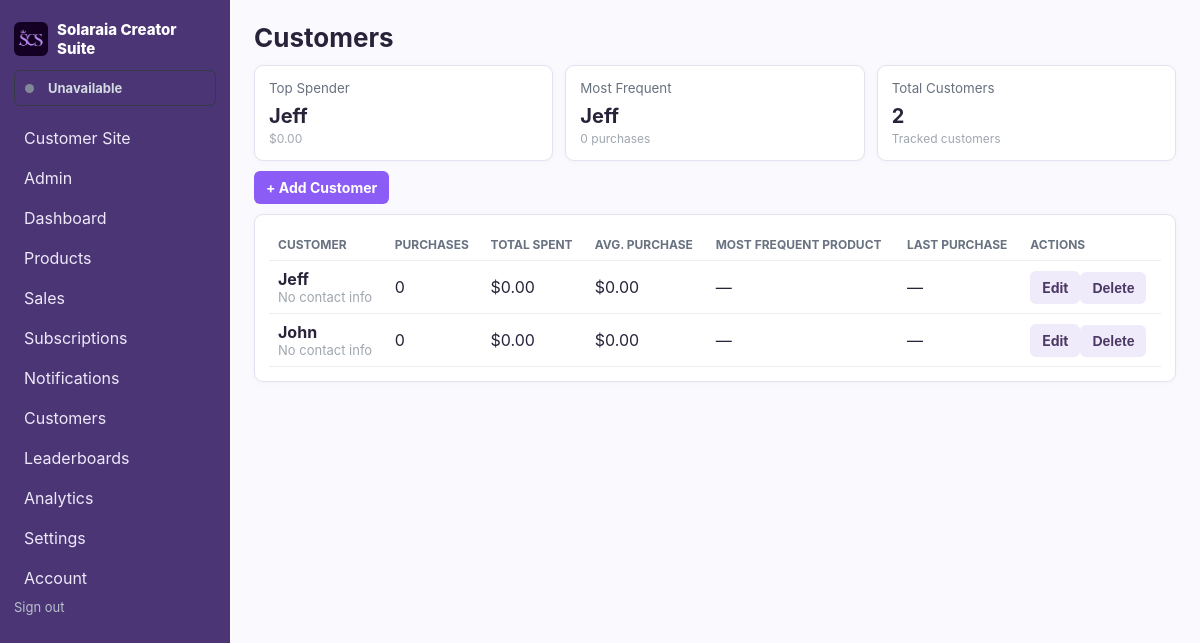
Screenshot of /customers (signed in) with the database file from the repository.
### models.py (models this page shows)
class CreatorAccount(db.Model):
    __tablename__ = 'creator_account'
    id = db.Column(db.Integer, primary_key=True)
    username = db.Column(db.String(64), nullable=False, unique=True)
    email = db.Column(db.String(255), nullable=False, unique=True)
    display_name = db.Column(db.String(120))
    bio = db.Column(db.Text)
    profile_image = db.Column(db.String(255))
    is_active = db.Column(db.Boolean, nullable=False, default=False)
    password_hash = db.Column(db.String(255), nullable=False)
    is_admin = db.Column(db.Boolean, nullable=False, default=False)
    is_approved = db.Column(db.Boolean, nullable=False, default=False)
    stripe_account_id = db.Column(db.String(255), unique=True)
    stripe_customer_id = db.Column(db.String(255))
    stripe_subscription_id = db.Column(db.String(255))
    stripe_subscription_checkout_session_id = db.Column(db.String(255))
    stripe_subscription_status = db.Column(db.String(40), nullable=False, default='inactive')
    stripe_subscription_period_end = db.Column(db.DateTime)
    subscription_exempt = db.Column(db.Boolean, nullable=False, default=False)
    stripe_charges_enabled = db.Column(db.Boolean, nullable=False, default=False)
    stripe_details_submitted = db.Column(db.Boolean, nullable=False, default=False)
    accepting_orders = db.Column(db.Boolean, nullable=False, default=False)
    banner_notifications = db.Column(db.Boolean, nullable=False, default=True)
    email_notifications = db.Column(db.Boolean, nullable=False, default=False)
    disable_content_contact = db.Column(db.Boolean, nullable=False, default=False)
    created_at = db.Column(db.DateTime, default=datetime.utcnow, nullable=False)
    version_id = db.Column(db.Integer, nullable=False, default=1)
    __table_args__ = (
        db.Index('uq_creator_stripe_customer_id', 'stripe_customer_id', unique=True),
        db.Index('uq_creator_stripe_subscription_id', 'stripe_subscription_id', unique=True),
    )
    __mapper_args__ = {'version_id_col': version_id}

class Customer(db.Model):
    id = db.Column(db.Integer, primary_key=True)
    owner_id = db.Column(db.Integer, db.ForeignKey('creator_account.id'), nullable=False)
    name = db.Column(db.String(160), nullable=False)
    email = db.Column(db.String(160))
    username = db.Column(db.String(160))
    contact_number = db.Column(db.String(40))
    notes = db.Column(db.Text)
    created_at = db.Column(db.DateTime, default=datetime.utcnow)
    version_id = db.Column(db.Integer, nullable=False, default=1)
    __table_args__ = (db.Index('ix_customer_owner_name', 'owner_id', 'name'),)
    __mapper_args__ = {'version_id_col': version_id}
    sales = db.relationship('Sale', backref='customer', lazy=True)
    leaderboard_entries = db.relationship('LeaderboardEntry', back_populates='customer', cascade='all, delete-orphan', lazy=True)
    service_subscriptions = db.relationship('ServiceSubscription', back_populates='customer', lazy=True)

### app.py (the view)
@app.route('/customers')
def customers():
    customers_query = db.session.query(Customer, func.count(Sale.id).label('purchase_count'),
        func.coalesce(func.sum(Sale.total_amount), 0).label('total_spent'),
        func.coalesce(func.avg(Sale.total_amount), 0).label('average_spent'),
        func.max(Sale.sale_date).label('last_purchase')
    ).outerjoin(Sale, (Customer.id == Sale.customer_id) & (Sale.owner_id == g.creator.id)).filter(
        Customer.owner_id == g.creator.id
    ).group_by(Customer.id).order_by(Customer.name)
    pagination = customers_query.paginate(
        page=max(request.args.get('page', 1, type=int), 1), per_page=50, error_out=False
    )
    rows = pagination.items
    customer_ids = [row[0].id for row in rows]
    favorite_rows = db.session.query(
        Sale.customer_id, Product.name,
        func.sum(SaleItem.quantity).label('quantity'),
    ).join(SaleItem, SaleItem.product_id == Product.id).join(
        Sale, Sale.id == SaleItem.sale_id
    ).join(Customer, Customer.id == Sale.customer_id).filter(
        Customer.owner_id == g.creator.id, Sale.owner_id == g.creator.id,
        Product.owner_id == g.creator.id,
        Sale.customer_id.in_(customer_ids),
    ).group_by(Sale.customer_id, Product.id, Product.name).order_by(
        Sale.customer_id, func.sum(SaleItem.quantity).desc(), Product.id,
    ).all()
    favorites = {}
    for customer_id, product_name, quantity in favorite_rows:
        favorites.setdefault(customer_id, (product_name, quantity))
    customer_stats = []
    for customer, purchase_count, total_spent, average_spent, last_purchase in rows:
        favorite = favorites.get(customer.id)
        customer_stats.append({'customer': customer, 'purchase_count': purchase_count, 'total_spent': total_spent,
            'average_spent': average_spent, 'last_purchase': last_purchase,
            'favorite_product': favorite[0] if favorite else None,
            'favorite_quantity': favorite[1] if favorite else 0})
    top_spender_row = db.session.query(
        Customer, func.coalesce(func.sum(Sale.total_amount), 0).label('total_spent')
    ).outerjoin(Sale, (Customer.id == Sale.customer_id) & (Sale.owner_id == g.creator.id)).filter(
        Customer.owner_id == g.creator.id
    ).group_by(Customer.id).order_by(func.coalesce(func.sum(Sale.total_amount), 0).desc(), Customer.name).first()
    frequent_customer_row = db.session.query(
        Customer, func.count(Sale.id).label('purchase_count')
    ).outerjoin(Sale, (Customer.id == Sale.customer_id) & (Sale.owner_id == g.creator.id)).filter(
        Customer.owner_id == g.creator.id
    ).group_by(Customer.id).order_by(func.count(Sale.id).desc(), Customer.name).first()
    top_spender = {'customer': top_spender_row[0], 'total_spent': top_spender_row[1]} if top_spender_row else None
    most_frequent = {'customer': frequent_customer_row[0], 'purchase_count': frequent_customer_row[1]} if frequent_customer_row else None
    return render_template(
        'customers/list.html', customers=customer_stats, top_spender=top_spender,
        most_frequent=most_frequent, total_customers=pagination.total,
        pagination=pagination,
        previous_url=url_for('customers', page=pagination.prev_num) if pagination.has_prev else None,
        next_url=url_for('customers', page=pagination.next_num) if pagination.has_next else None,
    )

### app.py (called while the page is built, shortened)
@event.listens_for(Session, 'do_orm_execute')
def scope_creator_queries(execute_state):
    if not execute_state.is_select or not execute_state.is_orm_statement or not has_request_context():
        return
    creator_id = getattr(g, 'creator_id', None)
    if getattr(g, 'is_admin', False):
        return
    if not creator_id or request.endpoint in PUBLIC_ENDPOINTS:
        return
    execute_state.statement = execute_state.statement.options(*(
        with_loader_criteria(model, lambda entity: entity.owner_id == creator_id, include_aliases=True)
        for model in TENANT_MODELS
    ))

@app.before_request
def require_creator():
    creator_id = session.get('creator_id')
    creator = db.session.get(CreatorAccount, creator_id) if creator_id else None
    if creator is None or not creator.is_approved:
        session.clear()
        return redirect(url_for('login', next=request.full_path))
    g.creator = creator
    g.creator_id = creator.id
    g.is_admin = creator.is_admin
    if not creator.is_admin:
        _notify_expired_service_subscriptions(creator.id)
    if request.endpoint and request.endpoint.startswith('admin_') and not creator.is_admin:
        abort(403)
    if not creator.is_admin and not creator.subscription_exempt and creator.stripe_subscription_status not in ACTIVE_SUBSCRIPTION_STATUSES:
        if request.endpoint not in BILLING_ACCESS_ENDPOINTS:
            return redirect(url_for('seller_billing'))

def money(v):
    try: return Decimal(str(v or 0))
    except (InvalidOperation, ValueError, TypeError): return Decimal('0')

### templates/customers/list.html (shortened to what this page needs)
{% extends 'base.html' %}
{% block heading %}Customers{% endblock %}
{% block content %}
<section class="cards customer-stats"><div><small>Top Spender</small><strong>{{top_spender.customer.name if top_spender else "—"}}</strong><span class="muted">{{money(top_spender.total_spent) if top_spender else "$0.00"}}</span></div><div><small>Most Frequent</small><strong>{{most_frequent.customer.name if most_frequent else "—"}}</strong><span class="muted">{{most_frequent.purchase_count if most_frequent else 0}} purchases</span></div><div><small>Total Customers</small><strong>{{total_customers}}</strong><span class="muted">Tracked customers</span></div></section><div class="toolbar"><a class="button" href="{{url_for('customer_new')}}">+ Add Customer</a></div>
<section class="panel table-panel"><div class="table-scroll"><table><thead><tr><th>Customer</th><th>Purchases</th><th>Total Spent</th><th>Avg. Purchase</th><th>Most Frequent Product</th><th>Last Purchase</th><th>Actions</th></tr></thead><tbody>
{% for x in customers %}<tr>
<td><strong>{{x.customer.name}}</strong><div class="muted">{{x.customer.email or x.customer.username or 'No contact info'}}</div>{% if x.customer.contact_number %}<div class="muted">{{x.customer.contact_number}}</div>{% endif %}</td>
<td>{{x.purchase_count}}</td><td>{{money(x.total_spent)}}</td><td>{{money(x.average_spent)}}</td><td>{{x.favorite_product or '—'}}</td>
<td>{{x.last_purchase.strftime('%b %d, %Y') if x.last_purchase else '—'}}</td>
<td class="actions-cell"><a class="button secondary" href="{{url_for('customer_edit',id=x.customer.id)}}">Edit</a>{% if not x.purchase_count %}<form class="inline" method="post" action="{{url_for('customer_delete',id=x.customer.id)}}" onsubmit="return confirm('Delete this customer?')"><input type="hidden" name="version_id" value="{{x.customer.version_id}}"><button class="button secondary danger">Delete</button></form>{% endif %}</td>
</tr>{% else %}<tr><td colspan="7">No customers yet.</td></tr>{% endfor %}
</tbody></table></div></section>
{% endblock %}

### templates/base.html (shortened to what this page needs)
<!doctype html>
<html lang="en">
<head>
	<link rel="stylesheet" href="{{ url_for('static', filename='css/app.css') }}">
</head>
<body>
	<aside>
		<div class="brand"><img src="{{url_for('static', filename='Logo.png')}}" alt=""><span>Solaraia Creator Suite</span></div>
		{% if current_creator %}
		<div class="nav-seller-availability" aria-live="polite">
			<span class="seller-active-dot {{'is-inactive' if not current_creator.is_active else ''}}" aria-hidden="true"></span>
			<span>{{'Available' if current_creator.is_active else 'Unavailable'}}</span>
		</div>
		{% endif %}
		<nav>
			<a href="{{url_for('storefront')}}">Customer Site</a>
			{% if current_creator and current_creator.is_admin %}<a href="{{url_for('admin_dashboard')}}">Admin</a>{% endif %}
			<a href="{{url_for('dashboard')}}">Dashboard</a>
			<a href="{{url_for('products')}}">Products</a>
			<a href="{{url_for('sales')}}">Sales</a>
			<a href="{{url_for('service_subscriptions')}}">Subscriptions</a>
			<a href="{{url_for('notifications')}}">Notifications{% if unread_notifications %} ({{unread_notifications|length}}){% endif %}</a>
			<a href="{{url_for('customers')}}">Customers</a>
			<a href="{{url_for('leaderboards')}}">Leaderboards</a>
			<a href="{{url_for('analytics')}}">Analytics</a>
			<a href="{{url_for('settings')}}">Settings</a>
			<a href="{{url_for('account_settings')}}">Account</a>
		</nav>
		<a class="logout-link" href="{{ url_for('logout') }}">Sign out</a>
	</aside>
	<main>
		<header><h1>{% block heading %}{% endblock %}</h1></header>
		{% block content %}{% endblock %}
	</main>
</body>
</html>

### static/css/app.css (style rules this page uses)
:root { font-family: Inter, system-ui, -apple-system, Segoe UI, sans-serif; color: #20242b; background: #f5f6f8; }
* { box-sizing: border-box; }
body { margin: 0; display: flex; min-height: 100vh; }
aside { width: 230px; background: #151922; color: #fff; padding: 20px 14px; position: fixed; inset: 0 auto 0 0; }
.brand { display: flex; align-items: center; gap: 9px; font-size: 15px; font-weight: 800; margin-bottom: 22px; }
.brand img { flex: 0 0 34px; width: 34px; height: 34px; object-fit: cover; border-radius: 6px; }
.nav-seller-availability { display: flex; align-items: center; gap: 8px; margin: -10px 0 14px; padding: 9px 10px; border: 1px solid #343a46; border-radius: 6px; color: #d4dae2; font-size: 13px; font-weight: 700; }
.seller-active-dot { display: inline-block; flex: 0 0 9px; width: 9px; height: 9px; border-radius: 50%; background: #2b9b63; vertical-align: middle; }
.seller-active-dot.is-inactive { background: #828995; }
nav { display: grid; gap: 4px; }
nav a { color: #b9c0cd; text-decoration: none; padding: 8px 10px; border-radius: 6px; }
main { margin-left: 230px; padding: 22px 24px; max-width: 1400px; width: calc(100% - 230px); }
header { display: flex; align-items: center; justify-content: space-between; margin-bottom: 10px; }
h1 { margin: 0; font-size: 26px; }
.cards { display: grid; grid-template-columns: repeat(4, 1fr); gap: 12px; margin-bottom: 14px; }
.cards > div, .panel { background: white; border: 1px solid #e2e5ea; border-radius: 9px; padding: 14px; box-shadow: 0 3px 14px #00000008; }
.cards small { display: block; color: #687180; margin-bottom: 9px; }
.cards strong { font-size: 27px; }
.toolbar { margin-bottom: 10px; }
table { width: 100%; border-collapse: collapse; }
th, td { text-align: left; padding: 8px 9px; border-bottom: 1px solid #eceef2; }
th { font-size: 12px; text-transform: uppercase; color: #697280; }
.button { display: inline-block; border: 0; background: #2e5cff; color: #fff; padding: 8px 12px; border-radius: 6px; text-decoration: none; cursor: pointer; font-weight: 700; }
.secondary { background: #edf0f5; color: #303641; }
.danger { color: #c93535; }
.muted { color: #7b8490; font-size: 13px; }
.inline { display: flex; gap: 6px; margin-bottom: 10px; }
.muted { opacity: 0.72; }
.danger { color: #a33; }
header { margin-bottom: 12px; }
.cards > div, .panel { box-shadow: 0 1px 6px #00000008; }
.cards strong { font-size: 23px; }
.cards small { margin-bottom: 5px; }
.toolbar { display: flex; align-items: center; gap: 7px; flex-wrap: wrap; }
.button { font-size: 14px; }
.logout-link { margin-top: 14px; color: #b9c0cd; text-decoration: none; font-size: 13px; }
:root { --purple: #8b5cf6; --purple-dark: #6d3fd6; --purple-soft: #f1ebff; --border: #e6e0f0; }
body { background: #faf9fd; color: #29233a; }
aside { background: #4b3575; }
nav a { color: #eee8fa; }
.button { background: var(--purple); }
.secondary { background: #f0ebfa; color: #4c3865; }
.cards > div, .panel { border-color: var(--border); }
.table-scroll { overflow-x: auto; -webkit-overflow-scrolling: touch; }
.table-scroll table { min-width: 620px; }
.actions-cell { white-space: nowrap; }
.actions-cell .inline { display: inline-flex; margin: 0; }
.customer-stats { grid-template-columns: repeat(3, 1fr); margin-bottom: 10px; }
.customer-stats > div { display: flex; flex-direction: column; gap: 3px; }
.customer-stats strong { font-size: 20px; }
.customer-stats .muted { font-size: 12px; }
.seller-active-dot { margin-right: 6px; }

### rows the page displays
CreatorAccount: is_active "Unavailable", customer.name "Jeff", customer "No contact info", purchase_count "0", total_spent "$0.00", average_spent "$0.00", favorite_product "—", last_purchase "—", customer.name "John"
Customer: customer "Jeff"

### other values shown
{{ money(top_spender.total_spent) if top_spender else "$0.00" }} "$0.00"
{{ most_frequent.purchase_count if most_frequent else 0 }} "0"
{{ total_customers }} "2"
